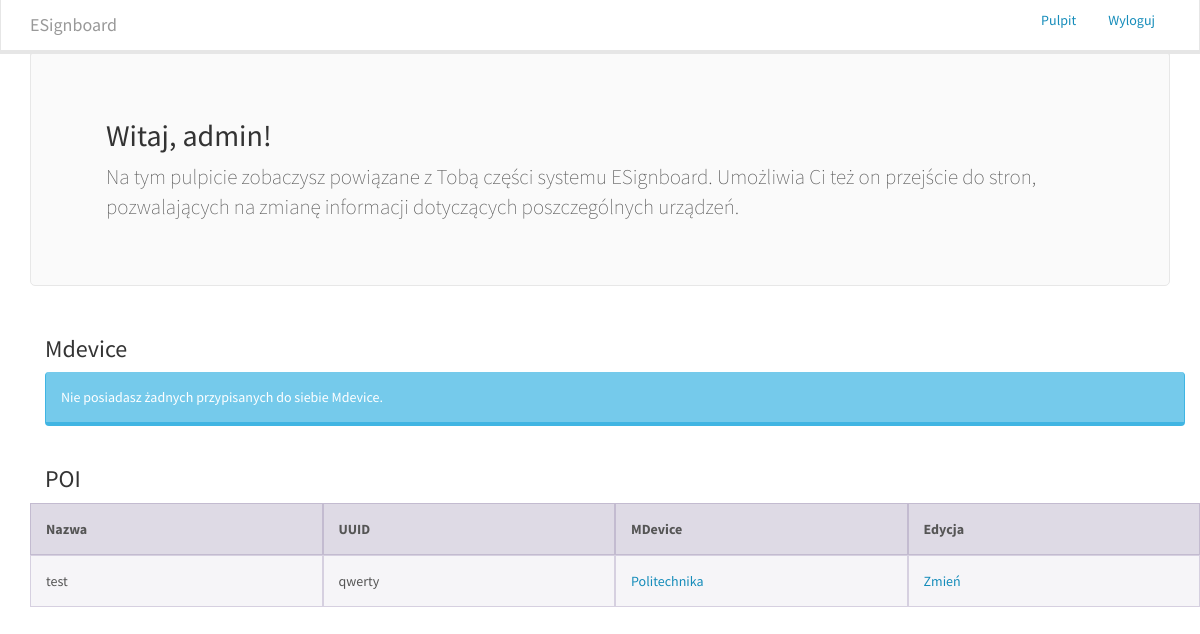
/devices/dashboard/ (signed in), run on the app's committed database.
### devices/models.py (models this page shows, shortened)
class Poi(models.Model):
    name = models.CharField(max_length=30)
    owners = models.ManyToManyField(User)
    parent_device = models.ForeignKey(Device, on_delete=models.CASCADE)
    content = models.TextField()
    uuid = models.CharField(max_length=32)

class Device(models.Model):
    name = models.CharField(max_length=30)
    owners = models.ManyToManyField(User)
    hash = models.CharField(max_length=32)

### devices/views.py (the view)
def dashboard(request):
    if not request.user.is_authenticated():
        return redirect('user:login')
    context = dict()
    context['mdevices'] = Device.objects.filter(owners__in=[request.user.id])
    context['pois'] = Poi.objects.filter(owners__in=[request.user.id])
    context['user'] = request.user
    return render(request, 'devices/dashboard.html', context)

### devices/templates/devices/dashboard.html (shortened to what this page needs)
{% extends 'main/base.html' %}
{% block content %}
    <div class="jumbotron">
      <div class="container">
        <h2>Witaj, {{user.username}}!</h2>
        <p>Na tym pulpicie zobaczysz powiązane z Tobą części systemu ESignboard. Umożliwia Ci też on przejście do stron, pozwalających na zmianę informacji dotyczących poszczególnych urządzeń.</p>
      </div>
    </div>
    <div class="container">
        <h3>Mdevice</h3>
            {% if not mdevices %}
            <div class="alert alert-info">
                Nie posiadasz żadnych przypisanych do siebie Mdevice.
            </div>
            {% endif %}
    </div>
    <div class="container">
        <div style="position: relative;">
            <h3>POI</h3>
        </div>
            {% if not pois %}
            <div class="alert alert-info">
                Nie posiadasz żadnych przypisanych do siebie POI.
            </div>
            {% else %}
            <div class="row head">
                    <div class="col-md-3">Nazwa</div>
                    <div class="col-md-3">UUID</div>
                    <div class="col-md-3">MDevice</div>
                    <div class="col-md-3">Edycja</div>
            </div>
                {% for poi in pois %}
                    <div class="row">
                        <div class="col-md-3">{{poi.name}}</div>
                        <div class="col-md-3">{{poi.uuid}}</div>
                        <div class="col-md-3"><a href="{% url 'devices:mdevice_edit' poi.parent_device.id %}">{{poi.parent_device.name}}</a></div>
                        <div class="col-md-3"><a href="{% url 'devices:poi_edit' poi.id %}">Zmień</a></div>
                    </div>
                {% endfor %}
            {% endif %}
    </div>
{% endblock %}

### main/templates/main/base.html (style rules this page uses)
body { padding-top: 50px; padding-bottom: 20px; }
.head { font-weight: bold; background-color: rgba(86,61,124,.15); }
.row { #margin-bottom: 20px; }
[class*="col-"] { padding-top: 15px; padding-bottom: 15px; background-color: #eee; background-color: rgba(86,61,124,.05); border: 1px solid #ddd; border: 1px solid rgba(86,61,124,.2); }

### data on the page
Poi: name "test", uuid "qwerty", parent_device.name "Politechnika"

### other printed values
{{ user.username }} "admin"
